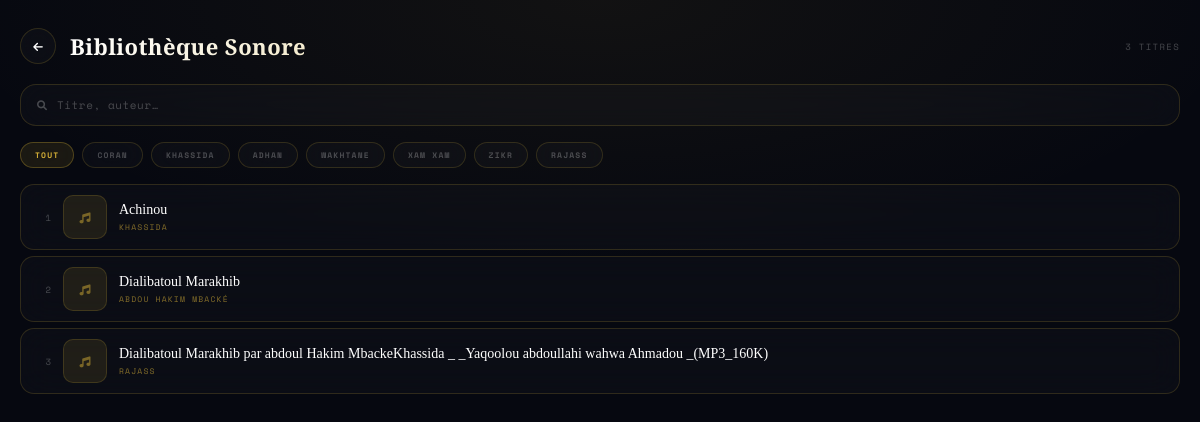
/collection/son/, run on the app's committed database.
### bibliotheque/models.py (models this page shows, shortened)
class Son(models.Model):
    CATEGORIES = [
        ('CORAN', 'Coran'),
        ('KHASSIDA', 'Khassida'),
        ('ADHAN', 'Adhan'),
        ('WAKHTANE', 'Wakhtane'),
        ('XAM_XAM', 'Xam Xam'),
        ('ZIKR', 'Zikr'),
        ('RAJASS', 'Rajass'),
    ]
    titre = models.CharField(max_length=200)
    auteur_voix = models.CharField(
        max_length=150,
        blank=True,
        null=True,
        help_text="Nom du Kourel, du conférencier ou du Rajass"
    )
    categorie = models.CharField(
        max_length=20,
        choices=CATEGORIES,
        default='KHASSIDA'
    )
    fichier_audio = models.FileField(upload_to='sons/', storage=VideoMediaCloudinaryStorage())
    date_ajout = models.DateTimeField(auto_now_add=True)
    class Meta:
        verbose_name = "Son"
        verbose_name_plural = "Sons"
        ordering = ['-date_ajout']

### bibliotheque/views.py (the view)
# urls.py: path('collection/son/', views.liste_sons, name='liste_sons'),
def liste_sons(request):
    categorie_filter = request.GET.get('cat')
    if categorie_filter:
        sons = Son.objects.filter(categorie=categorie_filter).order_by('-date_ajout')
    else:
        sons = Son.objects.all().order_by('-date_ajout')
    categories = Son.CATEGORIES
    return render(request, 'bibliotheque/liste_sons.html', {
        'sons': sons,
        'categories': categories,
        'active_cat': categorie_filter
    })

### bibliotheque/templates/bibliotheque/liste_sons.html (shortened to what this page needs)
{% load static %}
<!DOCTYPE html>
<html lang="fr">
<head>
    <link href="https://cdnjs.cloudflare.com/ajax/libs/font-awesome/6.0.0/css/all.min.css" rel="stylesheet">
</head>
<body>
<header class="site-header">
    <a href="/" class="back-btn glass">
        <i class="fa-solid fa-arrow-left" style="font-size:11px"></i>
    </a>
    <h1 class="header-title">Bibliothèque Sonore</h1>
    <span class="header-count">{{ sons|length }} titre{% if sons|length != 1 %}s{% endif %}</span>
</header>
<div class="search-wrap glass">
    <i class="fa-solid fa-magnifying-glass" style="font-size:10px; color:var(--text-dim)"></i>
    <input type="text" id="searchInput" placeholder="Titre, auteur…" autocomplete="off">
</div>
<div class="cat-row">
    <a href="?" class="cat-pill glass {% if not active_cat %}active{% endif %}">Tout</a>
    {% for code, label in categories %}
    <a href="?cat={{ code }}" class="cat-pill glass {% if active_cat == code %}active{% endif %}">{{ label }}</a>
    {% endfor %}
</div>
<div class="track-list" id="sonList">
    {% for s in sons %}
    <div class="track-item glass"
         style="animation-delay:{{ forloop.counter0 }}5ms"
         data-url="{{ s.fichier_audio.url }}"
         data-titre="{{ s.titre|escapejs }}"
         data-auteur="{{ s.auteur_voix|default:s.get_categorie_display|escapejs }}"
         data-index="{{ forloop.counter0 }}"
         onclick="playTrack(this)">
        <span class="track-num">{{ forloop.counter }}</span>
        <div class="track-thumb">
            <i class="fa-solid fa-music ico-play" style="font-size:11px; color:var(--gold); opacity:0.5"></i>
        </div>
        <div class="track-meta">
            <div class="track-title">{{ s.titre }}</div>
            <div class="track-author">{{ s.auteur_voix|default:s.get_categorie_display }}</div>
        </div>
        <div class="track-right">
        </div>
    </div>
    {% empty %}
    <div class="empty">Aucun son trouvé.</div>
    {% endfor %}
</div>
</body>
</html>

### bibliotheque/templates/bibliotheque/liste_sons.html (style rules this page uses)
:root { --gold: #d4af37; --gold2: #f0d060; --gold-glow: rgba(212,175,55,0.35); --gold-10: rgba(212,175,55,0.10); --gold-20: rgba(212,175,55,0.20); --gold-30: rgba(212,175,55,0.30); --bg: #060810; --surface: rgba(255,255,255,0.025); --border: rgba(212,175,55,0.18); --text-dim: rgba(255,255,255,0.25); --font-h: 'Playfair Display', serif; --font-ui: 'Space Mono', monospace; --player-h: 148px; }
*, *::before, *::after { box-sizing: border-box; margin: 0; padding: 0; }
html { scroll-behavior: smooth; }
body { background: var(--bg); background-image: radial-gradient(ellipse 100% 60% at 50% 0%, rgba(212,175,55,0.06) 0%, transparent 55%), radial-gradient(ellipse 40% 30% at 80% 90%, rgba(212,175,55,0.03) 0%, transparent 50%); color: #fff; font-family: var(--font-ui); min-height: 100vh; padding-bottom: calc(var(--player-h) + 24px); overflow-x: hidden; }
.glass { background: var(--surface); border: 1px solid var(--border); backdrop-filter: blur(16px); -webkit-backdrop-filter: blur(16px); }
.site-header { padding: 28px 20px 20px; display: flex; align-items: center; gap: 14px; }
.back-btn { width: 36px; height: 36px; border-radius: 50%; display: flex; align-items: center; justify-content: center; flex-shrink: 0; text-decoration: none; color: #fff; transition: background 0.2s, border-color 0.2s; }
.header-title { font-family: var(--font-h); font-size: 22px; letter-spacing: 0.02em; background: linear-gradient(135deg, #fff 0%, var(--gold) 100%); -webkit-background-clip: text; -webkit-text-fill-color: transparent; background-clip: text; flex: 1; }
.header-count { font-size: 9px; color: var(--text-dim); letter-spacing: 0.15em; text-transform: uppercase; flex-shrink: 0; }
.search-wrap { margin: 0 20px 16px; display: flex; align-items: center; gap: 10px; padding: 12px 16px; border-radius: 16px; transition: border-color 0.25s, background 0.25s; }
.search-wrap input { background: none; border: none; outline: none; font-family: var(--font-ui); font-size: 11px; color: #fff; flex: 1; letter-spacing: 0.05em; }
.search-wrap input::placeholder { color: var(--text-dim); }
.cat-row { display: flex; gap: 8px; padding: 0 20px 16px; overflow-x: auto; }
.cat-pill { padding: 6px 14px; border-radius: 99px; font-size: 8px; font-family: var(--font-ui); font-weight: 700; text-transform: uppercase; letter-spacing: 0.15em; white-space: nowrap; text-decoration: none; color: var(--text-dim); transition: all 0.2s; }
.cat-pill.active { color: var(--gold); background: var(--gold-10); border-color: var(--gold-30); }
.track-list { padding: 0 20px; display: flex; flex-direction: column; gap: 6px; }
.track-item { display: flex; align-items: center; gap: 12px; padding: 10px 12px; border-radius: 14px; cursor: pointer; transition: background 0.2s, border-color 0.2s, transform 0.15s; animation: fadeSlide 0.4s ease both; position: relative; overflow: hidden; }
.track-item::before { content: ''; position: absolute; left: 0; top: 0; bottom: 0; width: 0; background: linear-gradient(90deg, rgba(212,175,55,0.15), transparent); transition: width 0.3s ease; border-radius: 14px 0 0 14px; }
.track-thumb { width: 44px; height: 44px; border-radius: 10px; background: var(--gold-10); border: 1px solid var(--border); overflow: hidden; flex-shrink: 0; display: flex; align-items: center; justify-content: center; position: relative; }
.track-meta { flex: 1; min-width: 0; }
.track-title { font-family: var(--font-h); font-size: 14px; white-space: nowrap; overflow: hidden; text-overflow: ellipsis; line-height: 1.3; }
.track-author { font-size: 8px; color: var(--gold); opacity: 0.6; text-transform: uppercase; letter-spacing: 0.15em; margin-top: 2px; }
.track-right { display: flex; align-items: center; gap: 8px; flex-shrink: 0; }
.track-num { font-size: 9px; color: var(--text-dim); width: 18px; text-align: right; flex-shrink: 0; }

### data on the page
Son: titre "Achinou", auteur_voix "KHASSIDA"
Son: titre "Dialibatoul Marakhib", auteur_voix "ABDOU HAKIM MBACKÉ"
Son: titre "Dialibatoul Marakhib par abdoul Hakim MbackeKhassida _ _Yaqoolou abdoullahi wahwa Ahmadou _(MP3_160K)", auteur_voix "RAJASS"

### other printed values
{{ sons|length }} "3"
{{ label }} "CORAN" "KHASSIDA" "ADHAN" "WAKHTANE" "XAM XAM" "ZIKR" "RAJASS"
